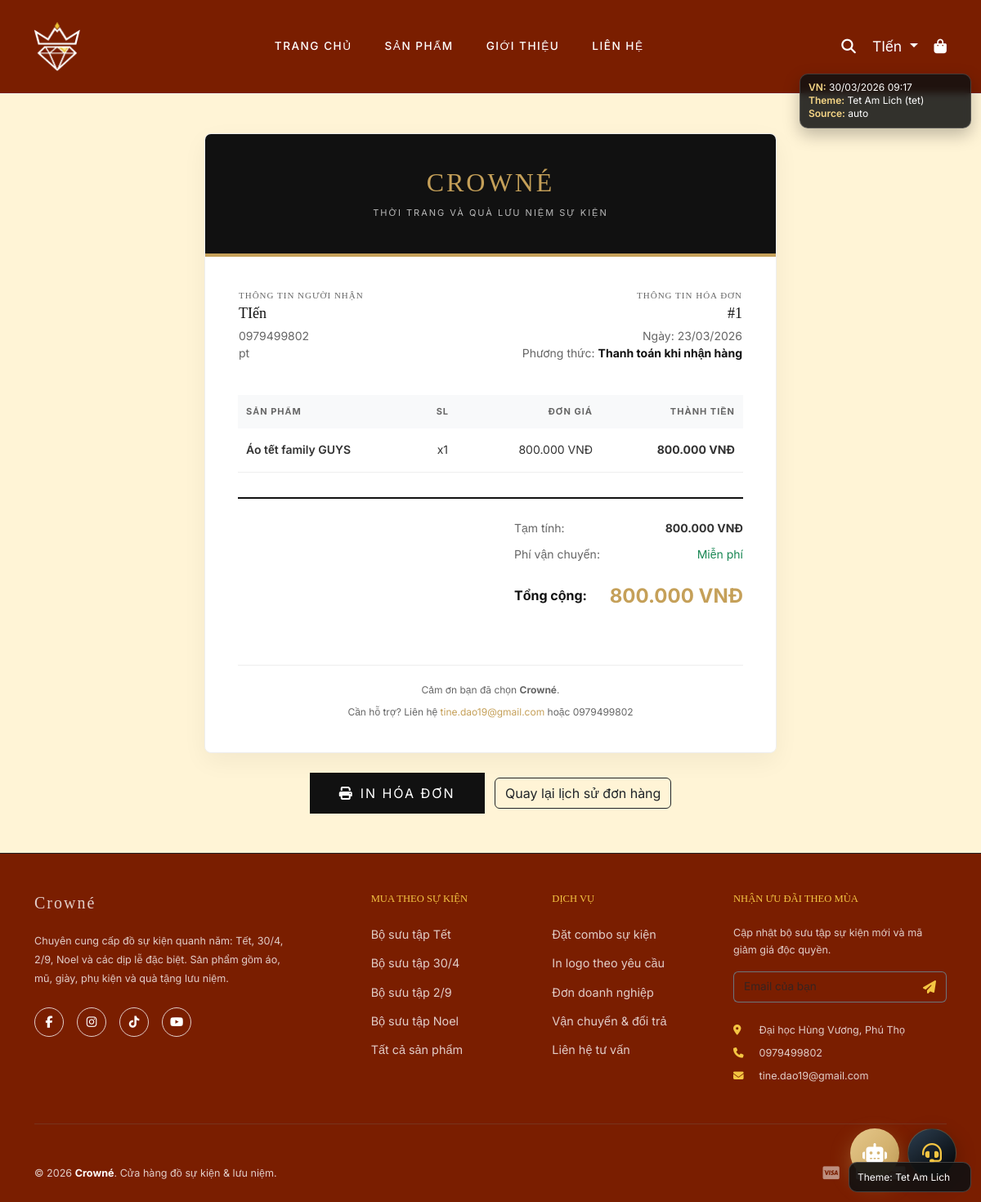
The app's page /order_detail.php?id=1 (signed in) with its own data.
### tables this page shows
CREATE TABLE `orders` (
  `id` int(11) NOT NULL,
  `user_id` int(11) DEFAULT NULL,
  `name` varchar(100) DEFAULT NULL,
  `phone` varchar(20) DEFAULT NULL,
  `address` text DEFAULT NULL,
  `payment_method` varchar(50) DEFAULT NULL,
  `total` decimal(10,2) NOT NULL,
  `status` varchar(50) DEFAULT 'pending',
  `created_at` datetime DEFAULT current_timestamp()
);

CREATE TABLE `order_items` (
  `id` int(11) NOT NULL,
  `order_id` int(11) DEFAULT NULL,
  `product_id` int(11) DEFAULT NULL,
  `product_name` varchar(150) DEFAULT NULL,
  `quantity` int(11) DEFAULT 1,
  `price` decimal(10,2) NOT NULL
);

### config/database.php (called while the page is built, shortened)
<?php
try {
    $conn = new PDO(
        "mysql:host={$_ENV['DB_HOST']};dbname={$_ENV['DB_NAME']};charset=utf8mb4",
        $_ENV['DB_USER'],
        $_ENV['DB_PASS'],
        [
            PDO::ATTR_ERRMODE            => PDO::ERRMODE_EXCEPTION,
            PDO::ATTR_DEFAULT_FETCH_MODE => PDO::FETCH_ASSOC,
            PDO::ATTR_EMULATE_PREPARES   => false
        ]
    );
} catch (PDOException $e) {
    die("Connection failed: " . $e->getMessage());
}
function hasTable(string $table): bool {
    global $conn;
    static $cache = [];
    $table = trim($table);
    try {
        $stmt = $conn->prepare(
            "SELECT COUNT(*)
             FROM information_schema.TABLES
             WHERE TABLE_SCHEMA = DATABASE()
               AND TABLE_NAME = :table_name"
        );
        $stmt->execute([':table_name' => $table]);
        $cache[$table] = ((int)$stmt->fetchColumn()) > 0;
    } catch (Throwable $e) {
        $cache[$table] = false;
    }
    return $cache[$table];
}
function getData(string $table, array $options = []): array {
    global $conn;
    if (!hasTable($table)) {
        return [];
    }
    $sql = "SELECT " . ($options['select'] ?? '*') . " FROM `$table`";
    $params = [];
    $where = [];
    if (!empty($options['where'])) {
        foreach ($options['where'] as $col => $val) {
            $key = ":w_$col";
            $where[] = "`$col` = $key";
            $params[$key] = $val;
        }
    }
    if (!empty($where)) {
        $sql .= " WHERE " . implode(' AND ', $where);
    }
    try {
        $stmt = $conn->prepare($sql);
        $stmt->execute($params);
        return $stmt->fetchAll();
    } catch (Throwable $e) {
        if (isMissingTableError($e)) {
            return [];
        }
        throw $e;
    }
}
function formatVND(float|int|string|null $amount): string {
    $value = (float)($amount ?? 0);
    return number_format($value, 0, ',', '.') . ' VNĐ';
}

### includes/invoice_template.php (the view, shortened to what this page needs)
<?php
function getLuxuryInvoiceHTML($orderId, $orderData, $items, $isEmail = true) {
    $c_primary = "#111111";
    $c_accent  = "#c5a059";
    $c_bg      = "#f8f9fa";
    $c_text    = "#333333";
    $c_gray    = "#666666";
    $date = isset($orderData['created_at']) ? date('d/m/Y', strtotime($orderData['created_at'])) : date('d/m/Y');
    $customerName = $orderData['name'] ?? 'Khách hàng thân mến';
    $phone = $orderData['phone'] ?? 'Chưa có';
    $address = $orderData['address'] ?? 'Chưa có';
    $paymentMethodRaw = strtolower((string)($orderData['payment_method'] ?? 'cod'));
    $paymentMethodMap = [
        'cod' => 'Thanh toán khi nhận hàng',
        'cash' => 'Tiền mặt',
        'bank' => 'Chuyển khoản ngân hàng',
        'banking' => 'Chuyển khoản ngân hàng',
        'bank_transfer' => 'Chuyển khoản ngân hàng',
        'momo' => 'Ví MoMo',
        'vnpay' => 'VNPay',
        'paypal' => 'PayPal',
        'card' => 'Thẻ ngân hàng'
    ];
    $paymentMethod = $paymentMethodMap[$paymentMethodRaw] ?? strtoupper((string)($orderData['payment_method'] ?? 'COD'));
    $total = $orderData['total'] ?? 0;
    $itemsHtml = '';
    foreach ($items as $item) {
        $pName = htmlspecialchars($item['name'] ?? $item['product_name'] ?? 'Sản phẩm');
        $pQty = $item['qty'] ?? $item['quantity'] ?? 1;
        $pPrice = $item['price'] ?? 0;
        $pSubtotal = $item['subtotal'] ?? ($pPrice * $pQty);
        $itemsHtml .= "
        <tr>
            <td style='padding: 15px 10px; border-bottom: 1px solid #eee; color: $c_text; vertical-align: middle;'>
                <div style='font-weight: 600; font-size: 14px;'>$pName</div>
            </td>
            <td style='padding: 15px 10px; border-bottom: 1px solid #eee; text-align: center; color: $c_text; vertical-align: middle;'>x$pQty</td>
            <td style='padding: 15px 10px; border-bottom: 1px solid #eee; text-align: right; color: $c_text; vertical-align: middle;'>" . (function_exists('formatVND') ? formatVND($pPrice) : number_format((float)$pPrice, 0, ',', '.') . " VNĐ") . "</td>
            <td style='padding: 15px 10px; border-bottom: 1px solid #eee; text-align: right; font-weight: bold; color: $c_text; vertical-align: middle;'>" . (function_exists('formatVND') ? formatVND($pSubtotal) : number_format((float)$pSubtotal, 0, ',', '.') . " VNĐ") . "</td>
        </tr>";
    }
    $invoiceContent = "
        <div style='max-width: 700px; margin: 0 auto; background-color: #ffffff; border-radius: 8px; overflow: hidden; box-shadow: 0 10px 30px rgba(0,0,0,0.05); border: 1px solid #eee;'>
            <div style='background-color: $c_primary; padding: 40px; text-align: center; border-bottom: 4px solid $c_accent;'>
                <h1 style='color: $c_accent; margin: 0; font-family: serif; letter-spacing: 3px; font-size: 32px; text-transform: uppercase;'>{$_ENV['APP_NAME']}</h1>
                <p style='color: #fff; margin: 10px 0 0; font-size: 11px; text-transform: uppercase; letter-spacing: 2px; opacity: 0.7;'>Thời trang và quà lưu niệm sự kiện</p>
            </div>
            <div style='padding: 40px;'>
                <table style='width: 100%; margin-bottom: 40px;'>
                    <tr>
                        <td style='vertical-align: top;'>
                            <h4 style='margin: 0 0 5px; color: $c_gray; font-size: 11px; text-transform: uppercase; letter-spacing: 1px;'>Thông tin người nhận</h4>
                            <h3 style='margin: 0; color: $c_primary; font-size: 18px;'>$customerName</h3>
                            <p style='margin: 5px 0 0; color: $c_gray; font-size: 14px; line-height: 1.5;'>$phone<br>$address</p>
                        </td>
                        <td style='vertical-align: top; text-align: right;'>
                            <h4 style='margin: 0 0 5px; color: $c_gray; font-size: 11px; text-transform: uppercase; letter-spacing: 1px;'>Thông tin hóa đơn</h4>
                            <h3 style='margin: 0; color: $c_primary; font-size: 18px;'>#$orderId</h3>
                            <p style='margin: 5px 0 0; color: $c_gray; font-size: 14px; line-height: 1.5;'>Ngày: $date<br>Phương thức: <span style='color: $c_primary; font-weight: bold;'>$paymentMethod</span></p>
                        </td>
                    </tr>
                </table>
                <table style='width: 100%; border-collapse: collapse; margin-bottom: 30px; font-size: 14px;'>
                    <thead>
                        <tr style='background-color: $c_bg;'>
                            <th style='padding: 12px 10px; text-align: left; font-size: 11px; text-transform: uppercase; color: $c_gray; letter-spacing: 1px;'>Sản phẩm</th>
                            <th style='padding: 12px 10px; text-align: center; font-size: 11px; text-transform: uppercase; color: $c_gray; letter-spacing: 1px;'>SL</th>
                            <th style='padding: 12px 10px; text-align: right; font-size: 11px; text-transform: uppercase; color: $c_gray; letter-spacing: 1px;'>Đơn giá</th>
                            <th style='padding: 12px 10px; text-align: right; font-size: 11px; text-transform: uppercase; color: $c_gray; letter-spacing: 1px;'>Thành tiền</th>
                        </tr>
                    </thead>
                    <tbody>
                        $itemsHtml
                    </tbody>
                </table>
                <div style='border-top: 2px solid $c_primary; padding-top: 20px;'>
                    <table style='width: 100%; max-width: 280px; margin-left: auto;'>
                        <tr>
                            <td style='padding: 5px 0; color: $c_gray; font-size: 14px;'>Tạm tính:</td>
                            <td style='padding: 5px 0; text-align: right; font-weight: bold; color: $c_text; font-size: 14px;'>" . (function_exists('formatVND') ? formatVND($total) : number_format((float)$total, 0, ',', '.') . " VNĐ") . "</td>
                        </tr>
                        <tr>
                            <td style='padding: 5px 0; color: $c_gray; font-size: 14px;'>Phí vận chuyển:</td>
                            <td style='padding: 5px 0; text-align: right; color: #198754; font-size: 14px;'>Miễn phí</td>
                        </tr>
                        <tr>
                            <td style='padding: 15px 0; font-size: 16px; font-weight: bold; color: $c_primary;'>Tổng cộng:</td>
                            <td style='padding: 15px 0; text-align: right; font-size: 24px; font-weight: bold; color: $c_accent;'>" . (function_exists('formatVND') ? formatVND($total) : number_format((float)$total, 0, ',', '.') . " VNĐ") . "</td>
                        </tr>
                    </table>
                </div>
                <div style='margin-top: 50px; text-align: center; color: $c_gray; font-size: 12px; border-top: 1px solid #eee; padding-top: 20px;'>
                    <p style='margin-bottom: 8px;'>Cảm ơn bạn đã chọn <strong>{$_ENV['APP_NAME']}</strong>.</p>
                    <p style='margin: 0;'>Cần hỗ trợ? Liên hệ <a href='mailto:{$_ENV['EMAIL_ADMIN']}' style='color: $c_accent; text-decoration: none;'>{$_ENV['EMAIL_ADMIN']}</a> hoặc {$_ENV['PHONE_ADMIN']}</p>
                </div>
            </div>
        </div>
    ";
    return $invoiceContent;
}
?>

### assets/css/style.css (style rules this page uses)
:root { --primary-color: #111111; --secondary-color: #666666; --accent-color: #c5a059; --bg-light: #f8f9fa; --font-heading: 'Playfair Display', serif; --font-body: 'Inter', sans-serif; --shell-bg: #ffffff; --shell-text: #111111; --shell-muted: rgba(17, 17, 17, 0.7); }
html { scroll-behavior: smooth; }
body { font-family: var(--font-body); color: var(--primary-color); background-color: #fff; line-height: 1.6; transition: color 0.3s ease, background-color 0.3s ease; animation: fadeIn 0.6s ease-in-out; display: flex; flex-direction: column; min-height: 100vh; }
h1, h2, h3, h4, h5, h6, .navbar-brand { font-family: var(--font-heading); }

### assets/css/themes/tet.css (style rules this page uses)
body.theme-tet { background: #fff4d6; }
.theme-tet { --accent-color: #f4c542; --shell-bg: #7a1e00; --shell-text: #ffffff; --shell-muted: rgba(255, 255, 255, 0.78); }

### records on screen
orders: name "TIến", phone "0979499802", address "pt", created_at "23/03/2026", payment_method "Thanh toán khi nhận hàng", total "800.000 VNĐ"
order_items: product_name "Áo tết family GUYS", quantity "1", price "800.000 VNĐ", formatVND($pSubtotal) "800.000 VNĐ"

### other values on screen
$_SESSION['name'] "TIến"
$vnNow->format('d/m/Y H:i') "30/03/2026 09:17"
$THEME['name'] "Tet Am Lich"
$THEME['slug'] "tet"
$themeSource "auto"
$_ENV['APP_NAME'] "CROWNÉ"
$orderId "1"
$_ENV['APP_NAME'] "Crowné"
$_ENV['EMAIL_ADMIN'] "tine.dao19@gmail.com"
$_ENV['PHONE_ADMIN'] "0979499802"
$_ENV['ADDRESS_ADMIN'] "Đại học Hùng Vương, Phú Thọ"
$currentThemeName "Tet Am Lich"
